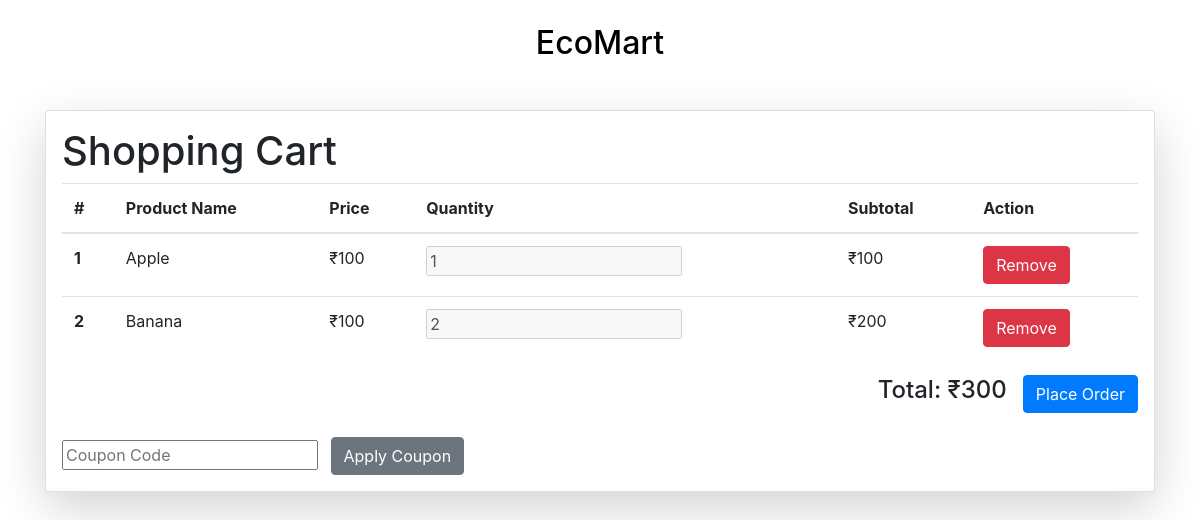
The page /cart/1 (signed in) on the database as committed earlier.
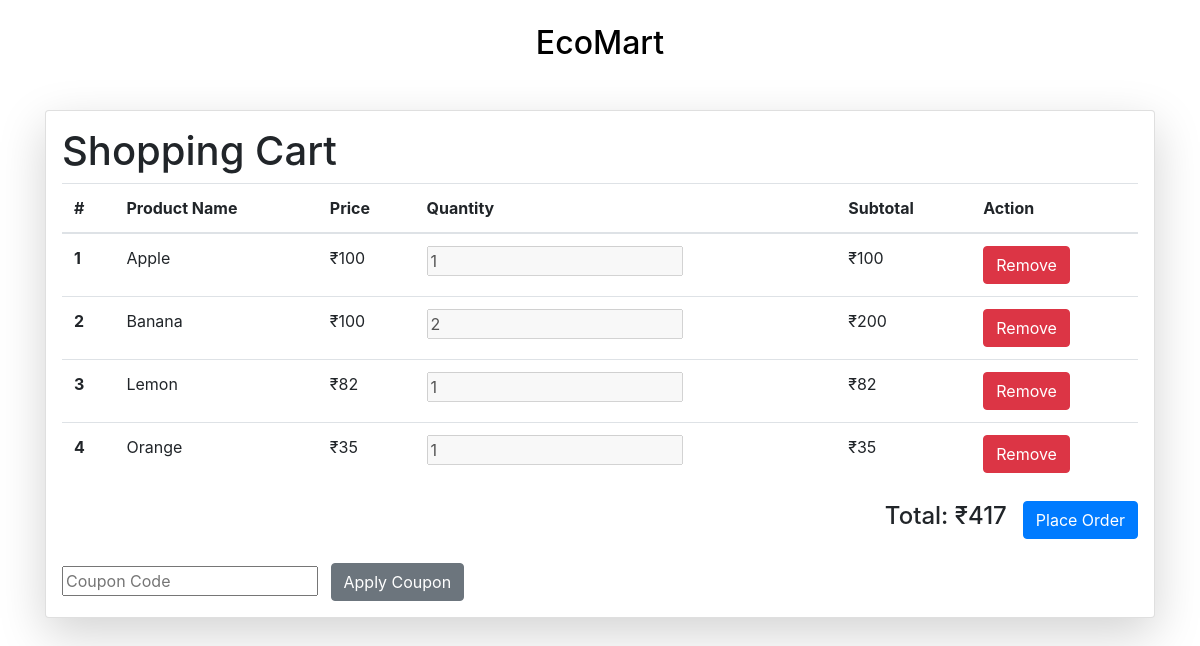
The same page on the database as committed later.
### vault.py (models this page shows, shortened)
class Cart(Base):
    __tablename__ = 'cart'
    cart_id = Column(Integer, primary_key=True, autoincrement=True)
    user_id = Column('user_id', Integer)
    product_id = Column('product_id', Integer)
    product_name = Column('product_name', String)
    quantity = Column('quantity', Integer)
    price = Column('price', Integer)
    created_at = Column('created_at', String)

### user_routes.py (the view)
@app.route('/cart/<int:pid>')
def cart(pid):
            product = agent.query(Cart).filter(Cart.user_id == pid).all()
            total = sum([product[i].price*product[i].quantity for i in range(len(product))])
            print(total)
            return render_template('user/cart.html', cart_items=product, total=total, user_id=session['user'])

### templates/user/cart.html (shortened to what this page needs)
<!DOCTYPE html>
<html lang="en">
  <head>
    <link
      rel="stylesheet"
      href="https://stackpath.bootstrapcdn.com/bootstrap/4.5.2/css/bootstrap.min.css"
    />
    <link
      rel="stylesheet"
      type="text/css"
      href="{{ url_for('static',filename='styles/header.css') }}"
    />
  </head>
  <body>
    <br />
    <div class="main">
      <div class="navigation">
        <h2><a href="/">EcoMart</a></h2>
      </div>
    </div>
    <div class="container mt-5 mb-5">
      <div class="card shadow-lg p-3 mb-5 bg-white rounded">
        <div class="row g-0">
          <div class="col-md-12">
            <h1>Shopping Cart</h1>
            <table class="table">
              <thead>
                <tr>
                  <th scope="col">#</th>
                  <th scope="col">Product Name</th>
                  <th scope="col">Price</th>
                  <th scope="col">Quantity</th>
                  <th scope="col">Subtotal</th>
                  <th scope="col">Action</th>
                </tr>
              </thead>
              <tbody id="cart-items">
                {% if cart_items %} {% for item in cart_items %}
                <tr>
                  <th scope="row">{{ loop.index }}</th>
                  <td>{{ item.product_name }}</td>
                  <td>₹{{ item.price }}</td>
                  <td>
                    <input
                      type="number"
                      name="quantity"
                      value="{{ item.quantity }}"
                      disabled
                    />
                  </td>
                  <td>₹{{ item.price * item.quantity }}</td>
                  <td>
                    <a href="/cart/del/{{item.cart_id}}">
                      <button class="btn btn-danger">Remove</button>
                    </a>
                  </td>
                </tr>
                {% endfor %} {% else %}
                <tr>
                  <td colspan="6">Your cart is empty.</td>
                </tr>
                {% endif %}
              </tbody>
            </table>
            <div class="d-flex justify-content-end align-items-center">
              {% if cart_items %}
              <h4 id="total-amount">Total: ₹{{ total }}</h4>
              <form action="/cart/place_order/{{user_id}}" method="POST">
                <button
                  type="submit"
                  class="btn btn-primary ml-3"
                  onclick="placeOrder()"
                >
                  Place Order
                </button>
              </form>
              {% endif %}
            </div>
            <br />
            <input
              type="text"
              id="coupon_code"
              name="coupon_code"
              placeholder="Coupon Code"
            />
            <button
              type="button"
              id="apply_coupon"
              class="btn btn-secondary ml-2"
              onclick="applyCoupon()"
            >
              Apply Coupon
            </button>
          </div>
        </div>
      </div>
    </div>
  </body>
</html>

Rows that differ between the two databases and show on the page:
added Cart: product_name "Lemon", price "82", quantity "1", item.price*item.quantity "82"
added Cart: product_name "Orange", price "35", quantity "1", item.price*item.quantity "35"
Other text that changed with them:
{{ total }}: "300" → "417"
